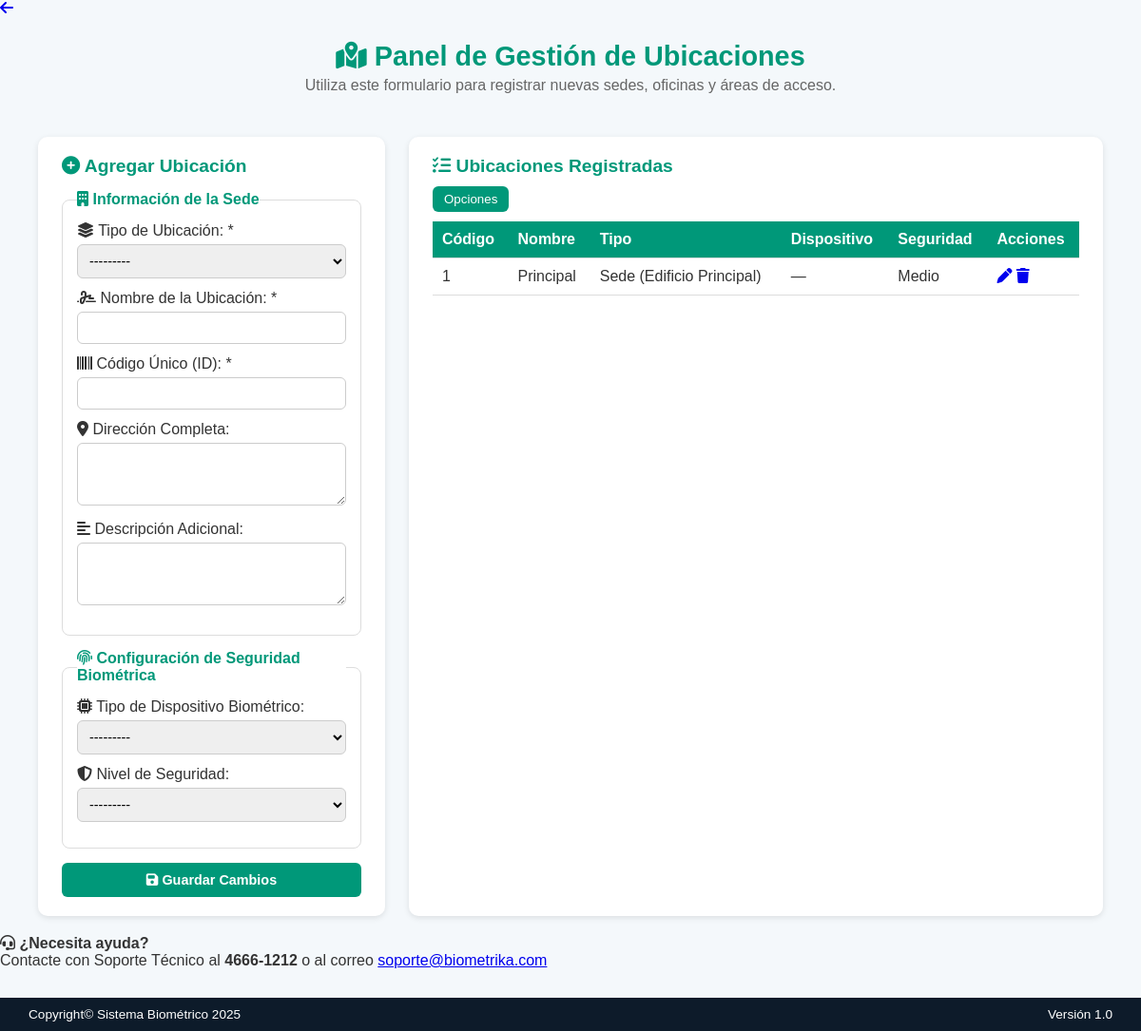
Before: /account/ubicaciones/ (signed in) with the older database file.
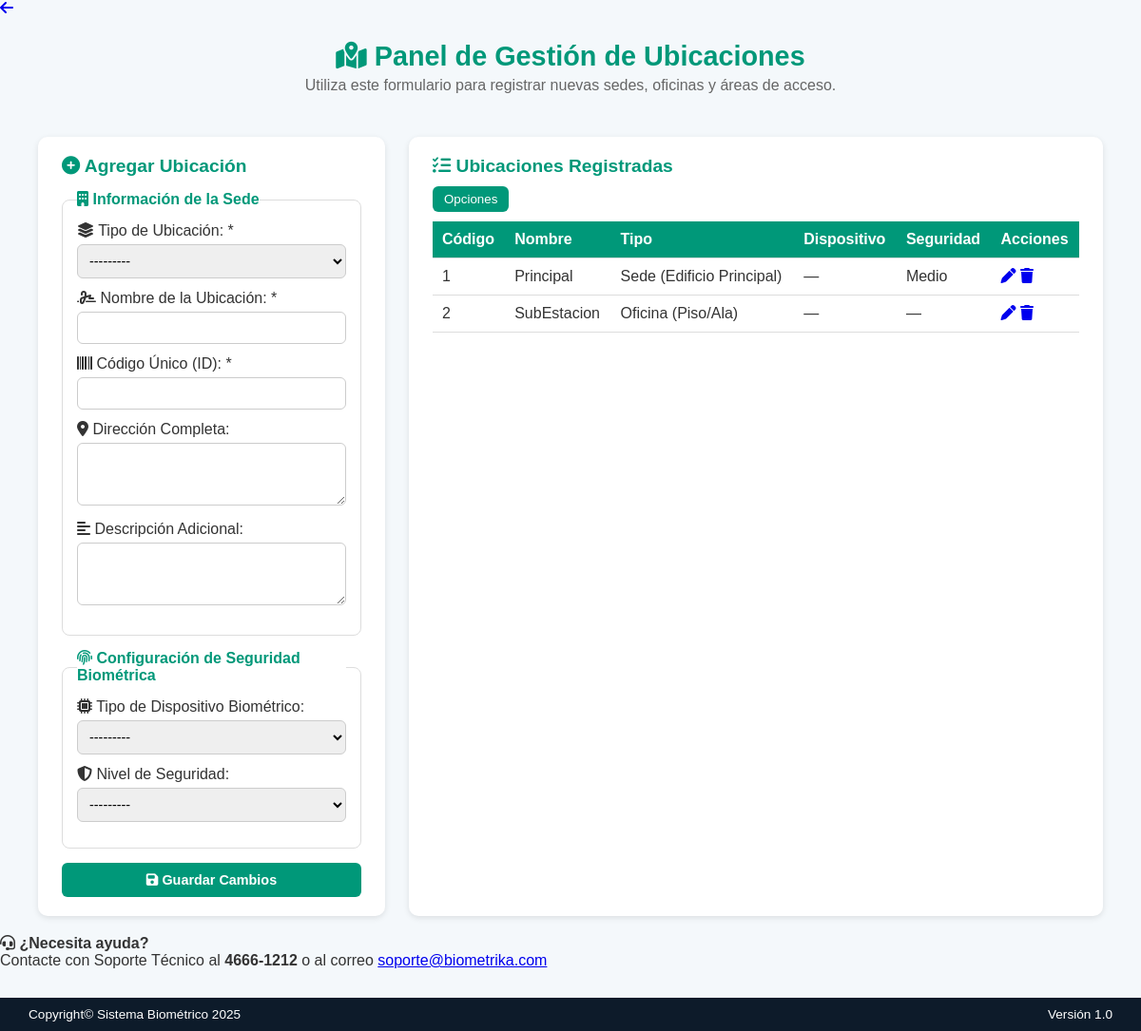
After: the same page with the newer database file.
### usuario/models.py (models this page shows, shortened)
class Ubicacion(models.Model):
    TIPO_CHOICES = [
        ('sede', 'Sede (Edificio Principal)'),
        ('oficina', 'Oficina (Piso/Ala)'),
        ('area', 'Área Específica (Sala/Cuarto)'),
    ]
    DISPOSITIVO_CHOICES = [
        ('huella', 'Lector de Huella Dactilar'),
        ('Tarjeta', 'Tarjeta de Acceso'),
        ('PIN', 'PIN'),
    ]
    SEGURIDAD_CHOICES = [
        ('bajo', 'Bajo'),
        ('medio', 'Medio'),
        ('alto', 'Alto'),
    ]
    tipo_ubicacion = models.CharField(max_length=20, choices=TIPO_CHOICES)
    nombre_sede = models.CharField(max_length=100)
    codigo_unico = models.CharField(max_length=50, unique=True)
    direccion = models.TextField(blank=True, null=True)
    descripcion = models.TextField(blank=True, null=True)
    dispositivo_biometrico = models.CharField(
        max_length=20, choices=DISPOSITIVO_CHOICES, blank=True, null=True
    )
    nivel_seguridad = models.CharField(
        max_length=20, choices=SEGURIDAD_CHOICES, blank=True, null=True
    )
    fecha_creacion = models.DateTimeField(auto_now_add=True)
    class Meta:
        ordering = ['nombre_sede']

### usuario/views.py (the view, shortened to what this page needs)
# urls.py: path('ubicaciones/', views.ubicaciones_view, name='ubicaciones'),
@login_required
def ubicaciones_view(request):
    from .models import Ubicacion
    from .forms import UbicacionForm
    ubicaciones = Ubicacion.objects.all().order_by('nombre_sede')
    form = UbicacionForm()
    return render(request, 'account/ubicaciones.html', {
        'form': form,
        'ubicaciones': ubicaciones,
    }
    )

### usuario/forms.py
class UbicacionForm(forms.ModelForm):
    class Meta:
        model = Ubicacion
        fields = [
            'tipo_ubicacion',
            'nombre_sede',
            'codigo_unico',
            'direccion',
            'descripcion',
            'dispositivo_biometrico',
            'nivel_seguridad',
        ]
        widgets = {
            'direccion': forms.Textarea(attrs={'rows': 3}),
            'descripcion': forms.Textarea(attrs={'rows': 3}),
        }

### usuario/templates/account/ubicaciones.html (shortened to what the changed rows need)
{% extends "base.html" %}
{% load static %}
{% block content %}
<header>
  <h1><i class="fa-solid fa-map-location-dot"></i> Panel de Gestión de Ubicaciones</h1>
</header>
<div class="main-container">
  <div class="add-panel">
    <h2><i class="fa-solid fa-plus-circle"></i> Agregar Ubicación</h2>
  </div>
  <div class="list-panel">
    <div class="header-actions">
      <h2><i class="fa-solid fa-list-check"></i> Ubicaciones Registradas</h2>
    </div>
    <div class="tabla-container">
      <table id="tablaUbicaciones">
        <thead>
          <tr>
            <th>Código</th>
            <th>Nombre</th>
            <th>Tipo</th>
            <th>Dispositivo</th>
            <th>Seguridad</th>
            <th>Acciones</th>
          </tr>
        </thead>
        <tbody id="cuerpoTabla">
          {% for ubicacion in ubicaciones %}
          <tr>
            <td>{{ ubicacion.codigo_unico }}</td>
            <td>{{ ubicacion.nombre_sede }}</td>
            <td>{{ ubicacion.get_tipo_ubicacion_display }}</td>
            <td>{{ ubicacion.get_dispositivo_biometrico_display|default:"—" }}</td>
            <td>{{ ubicacion.get_nivel_seguridad_display|default:"—" }}</td>
            <td>
              <a href="#" class="btn-accion"><i class="fa-solid fa-pen"></i></a>
              <a href="#" class="btn-accion"><i class="fa-solid fa-trash"></i></a>
            </td>
          </tr>
          {% empty %}
          <tr>
            <td colspan="6" class="empty-state">
              <i class="fa-solid fa-inbox"></i> No hay ubicaciones registradas aún
            </td>
          </tr>
          {% endfor %}
        </tbody>
      </table>
    </div>
  </div>
</div>
{% endblock %}
{% block extra_js %}
<link rel="stylesheet" href="{% static 'account/css/style_ubicacion.css' %}">
{% endblock %}

Changed rows visible on the page:
added Ubicacion: codigo_unico "2", nombre_sede "SubEstacion", tipo_ubicacion "Oficina (Piso/Ala)", dispositivo_biometrico "—", nivel_seguridad "—"
